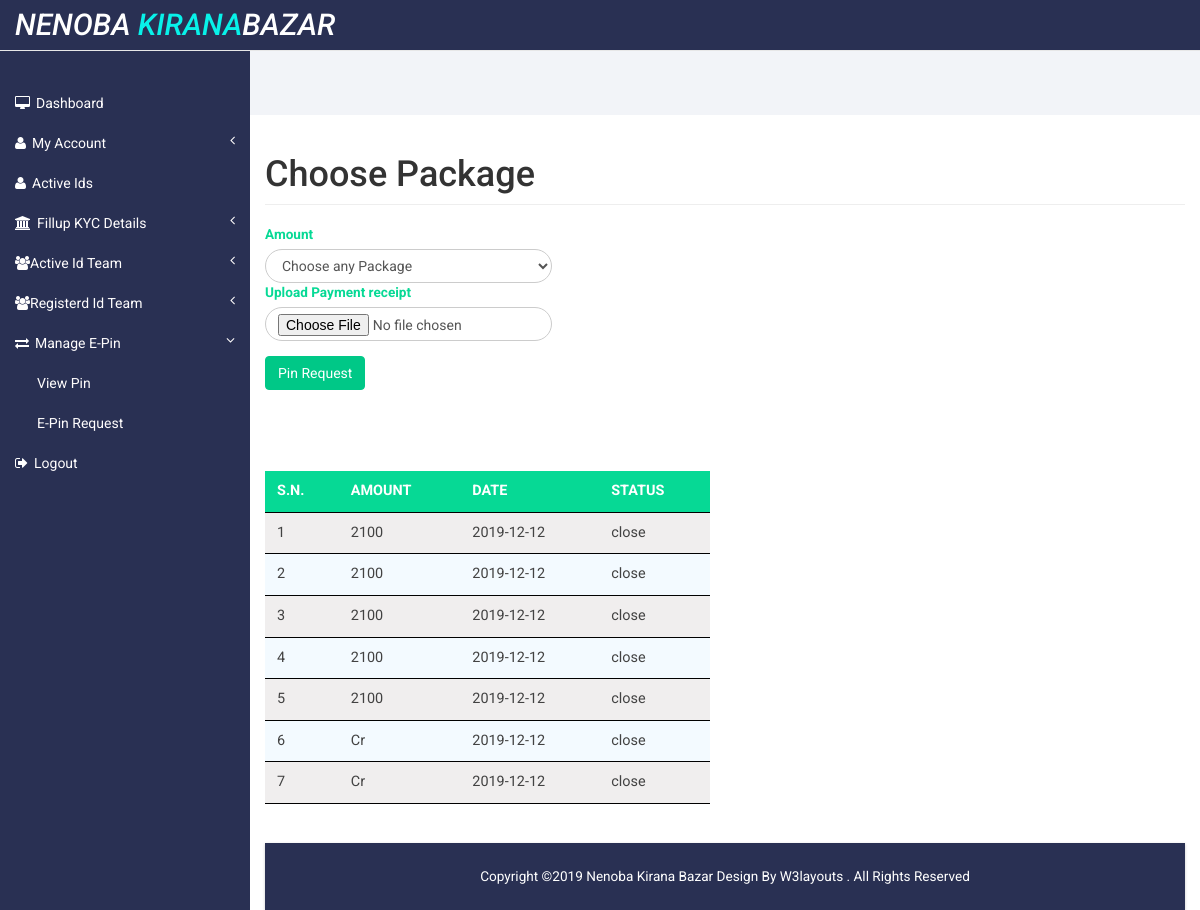
The page /panel/getpin.php (signed in) on the database its author committed.
### tables this page shows
CREATE TABLE `pin_request` (
  `id` int(11) NOT NULL,
  `uname` varchar(50) NOT NULL,
  `amount` varchar(255) NOT NULL,
  `slip` varchar(255) DEFAULT NULL,
  `date` date NOT NULL,
  `status` enum('open','close') NOT NULL DEFAULT 'open'
);

### panel/getpin.php (the view, shortened to what this page needs)
<!DOCTYPE HTML>
<html>
<head>
<link href="css/bootstrap.min.css" rel='stylesheet' type='text/css' />
<link href="css/style.css" rel='stylesheet' type='text/css' />
<link href="css/lines.css" rel='stylesheet' type='text/css' />
<link href="css/font-awesome.css" rel="stylesheet">
<link href="css/custom.css" rel="stylesheet">
<link rel="stylesheet" type="text/css" href="css/table-style.css" />
</head>
<body>
<div id="wrapper">
         <?php include "sidebar.php";  ?>
        <div id="page-wrapper">
        <div class="graphs">
      <div class="span_11">
        <div class="col-md-6 col_5">
</div>
       </div>
    </div>
    <div class="content_bottom">
        <div id="">
            <div class="container-fluid">
                <div class="row">
                    <div class="col-lg-12">
                        <h1 class="page-header">Choose Package</h1>
                    </div>
                </div>
                <div class="row">
                    <div class="col-lg-4">
                        <form method="POST" enctype="multipart/form-data">
                            <div class="form-group">
                                <label><b style="color: #06d995;">Amount</b></label>
                                <select name="amount" class="form-control">
                                    <option value="">Choose any Package</option>
                                </select>
                                 <label><b style="color: #06d995;">Upload Payment receipt</b></label>
                                <input type="file" name="img" class="form-control" required>
                            </div>
                            <div class="form-group">
                                <input type="submit" name="pin_request" class="btn btn-primary" value="Pin Request">
                            </div>
                        </form>
                    </div>
                </div>
                <div class="row">
                    <div class="col-lg-6">
                        <br><br>
                        <table >
                            <tr>
                                <th>S.n.</th>
                                <th>Amount</th>
                                <th>Date</th>
                                <th>Status</th>
                            </tr>
                            <?php
                            $uname = $_SESSION["userid"];
                            $i=1;
                            $query = mysqli_query($conn,"select * from pin_request where uname='$uname' order by id desc");
                            if(mysqli_affected_rows($conn)>0){
                                while($row=mysqli_fetch_array($query)){
                                    $amount = $row['amount'];
                                    $date = $row['date'];
                                    $status = $row['status'];
                                ?>
                                    <tr>
                                        <td><?php echo $i; ?></td>
                                        <td><?php echo $amount; ?></td>
                                        <td><?php echo $date; ?></td>
                                        <td><?php echo $status; ?></td>
                                    </tr>
                                <?php
                                    $i++;
                                }
                            }
                            else{
                            ?>
                                <tr>
                                    <td colspan="4">You have no pin request yet.</td>
                                </tr>
                            <?php
                            }
                            ?>
                        </table>
                    </div>
                </div>
            </div>
        </div>
        </div><br>
        <?php include "footer.php"; ?>
        </div>
       </div>
</body>
</html>

### panel/sidebar.php (shortened to what this page needs)
<nav class="top1 navbar navbar-default navbar-static-top" role="navigation" style="margin-bottom: 0">
      <div class="navbar-header">
          <a class="navbar-brand" href="index.php" style="font-style: italic !important;">NENOBA <span style="color:#08f1e9;">KIRANA</span>BAZAR</a>
      </div>
      <div class="navbar-default sidebar" role="navigation">
          <div class="sidebar-nav navbar-collapse">
              <ul class="nav" id="side-menu">
                  <li>
                      <a href="index.php"><i class="fa fa-desktop nav_icon"></i>Dashboard</a>
                  </li>
                   <li>
                      <a href="#"><i class="fa fa-user nav_icon"></i>My Account<span class="fa arrow"></span></a>
                          </li>
                     <li>
                      <a href="active.php"><i class="fa fa-user nav_icon"></i>Active Ids</a>
                     </li>
                  <li>
                   <a href="acc.php"><i class="fa fa-bank nav_icon"></i>Fillup KYC Details<span class="fa arrow"></span></a></li>
                        <li>
                      <a href="#"><i class="fa fa-users"></i>Active Id Team<span class="fa arrow"></span></a>
                  </li>
                   <li>
                      <a href="#"><i class="fa fa-users"></i>Registerd Id Team<span class="fa arrow"></span></a>
                  </li>
                   <li>
                      <a href="#"><i class="fa fa-exchange nav_icon"></i>Manage E-Pin<span class="fa arrow"></span></a>
                      <ul class="nav nav-second-level">
                          <li>
                              <a href="view.php">View Pin</a>
                          </li>
                           <li>
                              <a href="getpin.php">E-Pin Request</a>
                          </li>
                      </ul>
                  </li>
                  <li>
                      <a href="logout.php"><i class="fa fa-sign-out nav_icon"></i>Logout</a>
                  </li>
              </ul>
          </div>
      </div>
  </nav>

### panel/footer.php
<div class="copy">
            <p>Copyright &copy;2019 Nenoba Kirana Bazar Design By W3layouts . All Rights Reserved  </p>
	    </div>

### panel/css/style.css (style rules this page uses)
h4, h5, h6, h1, h2, h3 { margin-top: 0; }
ul, ol { margin: 0; }
p { margin: 0; }
html, body { font-family: 'Roboto', sans-serif; font-size: 100%; background:#293053; overflow-x: hidden; }
body a { transition:0.5s all; -webkit-transition:0.5s all; -moz-transition:0.5s all; -o-transition:0.5s all; -ms-transition:0.5s all; }
.navbar-default.sidebar { background-color: #293053; font-family: 'Roboto', sans-serif; }
nav.top1.navbar.navbar-default.navbar-static-top { background-color:#293053; font-family: 'Roboto', sans-serif; }
.navbar-default .navbar-brand { color: #fff !important; font-size: 30px; font-weight: 500; }
i.nav_icon { color: #fff; margin-right:6px; }
.sidebar ul li a { color: #fffdfd; font-size:14px; }
.form-control { background: none !important; border-radius: 20px !important; box-shadow: none !important; }
.sidebar-nav.navbar-collapse { margin: 2em 0 0 0; }
.content_bottom { margin-bottom:1em; }
.copy { background:#293053; text-align:center; padding:1.5em 0; margin-right: 15px; margin-left: 15px; }
.copy p, .copy_layout p { font-size:0.85em; color:#fff; }
.col_4, .col_5 { padding-left:0; }
.map_container, #chart, .span_6, .col_2, .weather_list, .cal1, .skills-info, .stats-info, .r3_counter_box, .activity_box, .bs-example1, .cloud, .copy { -ms-box-shadow: 0 1px 3px 0px rgba(0, 0, 0, 0.2); -o-box-shadow: 0 1px 3px 0px rgba(0, 0, 0, 0.2); -moz-box-shadow: 0 1px 3px 0px rgba(0, 0, 0, 0.2); -webkit-box-shadow: 0 1px 3px 0px rgba(0, 0, 0, 0.2); box-shadow: 0 1px 3px 0px rgba(0, 0, 0, 0.2); }
.span_11 { margin-bottom: 1em; }
.graphs { padding: 1em 1em; background: #f2f4f8; font-family: 'Roboto', sans-serif; }
.btn-primary { background-color: rgb(0, 200, 135) !important; border-color: rgb(0, 200, 135) !important; color: #fff; }
.radio label, .checkbox label, label { font-size: 0.85em; font-weight:300; vertical-align: middle; }

### panel/css/custom.css (style rules this page uses)
#wrapper { width: 100%; }
#page-wrapper { min-height: 568px; background-color: #fff; }
@media (min-width:768px) { #page-wrapper { position: inherit; margin: 0 0 0 250px; } }
.sidebar .sidebar-nav.navbar-collapse { padding-right: 0; padding-left: 0; }
.sidebar .arrow { float: right; }
.sidebar .fa.arrow:before { content: "\f104"; }
.sidebar .active>a>.fa.arrow:before { content: "\f107"; }
.sidebar .nav-second-level li, .sidebar .nav-third-level li { border-bottom: 0!important; }
.sidebar .nav-second-level li a { padding-left: 37px; }
@media (min-width:768px) { .sidebar { z-index: 1; position: absolute; width: 250px; margin-top: 51px; } }

### panel/css/table-style.css (style rules this page uses)
table { background: white; border-collapse: collapse; margin: 1.25em 0 0; width: 100%; }
table tr, table th, table td { border: none; border-bottom: 1px solid #000000; font-size: .95em; }
table th, table td { padding: 10px 12px; text-align: left; }
table th { background: #06d995; color: #fff; text-transform: uppercase; }
table tr td { background: #f3faff; color: #424242; }
table tr:nth-of-type(2n+2) td { background:#f0eeee; }

### rows shown on the page
pin_request: amount "2100", date "2019-12-12", status "close"
pin_request: amount "2100", date "2019-12-12", status "close"
pin_request: amount "2100", date "2019-12-12", status "close"
pin_request: amount "2100", date "2019-12-12", status "close"
pin_request: amount "2100", date "2019-12-12", status "close"
pin_request: amount "Cr", date "2019-12-12", status "close"
pin_request: amount "Cr", date "2019-12-12", status "close"
